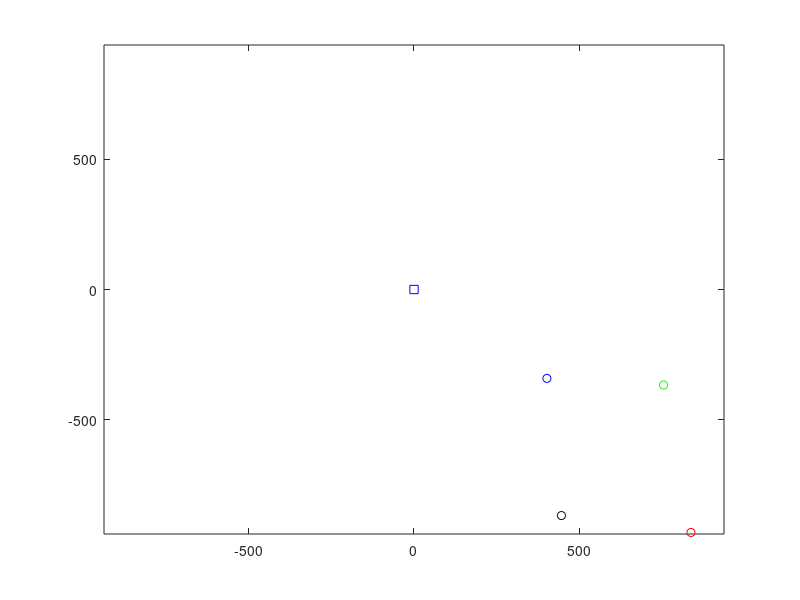

Here is the MATLAB script that generated this plot:
% This is file was used to crate the function "footprintFrameOblique" Use
% the function instead of this script.

% top of sensor must be kept below horizon for footprint to be calculated

roll = -20;    %rotation about long axis (x-axis). Positive is a roll to the right.
pitch = 20; %rotation about lat axis (y-axis). Positive is nose up.
heading = 0; %rotation about the normal axis (Z-axis). Positive is right rudder.
sensor_w = 35;
sensor_h = 24;
altitude = 1600;
f = 60;
FOV_w = atand(sensor_w/2/f);
FOV_h = atand(sensor_h/2/f);
% corner coordinates of sensor with no roll or pitch
l_xz = ((sensor_h/2)^2+f^2)^.5;
l_yz = ((sensor_w/2)^2+f^2)^.5;
l=((sensor_w/2)^2+(sensor_h/2)^2+f^2)^.5;
FL = [l_xz*sind(FOV_h/2+pitch), l_yz*sind(-FOV_w/2+roll),-l*cosd(FOV_h/2+pitch)*cosd(-FOV_w/2+roll)];
FR = [l_xz*sind(FOV_h/2+pitch), l_yz*sind(FOV_w/2+roll),-l*cosd(FOV_h/2+pitch)*cosd(FOV_w/2+roll)];
RR = [l_xz*sind(-FOV_h/2+pitch), l_yz*sind(FOV_w/2+roll),-l*cosd(-FOV_h/2+pitch)*cosd(FOV_w/2+roll)];
RL = [l_xz*sind(-FOV_h/2+pitch), l_yz*sind(-FOV_w/2+roll),-l*cosd(-FOV_h/2+pitch)*cosd(-FOV_w/2+roll)];
disp([FL;FR;RR;RL])
factor_FL = -altitude/FL(3);
factor_FR = -altitude/FR(3);
factor_RR = -altitude/RR(3);
factor_RL = -altitude/RL(3);
%coordinates projected on the ground
FL = FL*factor_FL;
FR = FR*factor_FR;
RR = RR*factor_RR;
RL = RL*factor_RL;
figure(1), 
plot(0,0,'bs'), hold on
plot (FL(1),FL(2),'ro');
plot (FR(1),FR(2),'go');
plot (RR(1),RR(2),'bo');
plot (RL(1),RL(2),'ko');
disp([FL;FR;RR;RL])
coords_xy = [FL(1:2);FR(1:2);RR(1:2);RL(1:2)];
plane=max(coords_xy(:))+100;
axis([-plane, plane,-plane,plane])
% bearing to each point.  
%Keep in mind:
%       that bearings are measured clockwise from North
%       polar coordinates are measured counter clockwise from the x-axis
%       negative y-values are to the left of the aircraft
bearings = atan2d(coords_xy(:,2),coords_xy(:,1));
distances_xy = (coords_xy(:,1).^2+coords_xy(:,2).^2).^.5;

